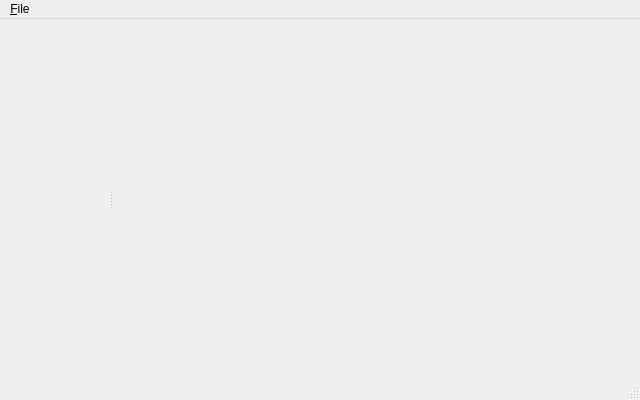
<?xml version="1.0" encoding="UTF-8"?>
<ui version="4.0">
 <author>Miroslav Bendík</author>
 <class>MainWindow</class>
 <widget class="QMainWindow" name="MainWindow">
  <property name="geometry">
   <rect>
    <x>0</x>
    <y>0</y>
    <width>640</width>
    <height>400</height>
   </rect>
  </property>
  <property name="windowTitle">
   <string>Boinc gui</string>
  </property>
  <widget class="QWidget" name="centralwidget">
   <layout class="QGridLayout" name="gridLayout">
    <item row="0" column="0">
     <widget class="QSplitter" name="splitter">
      <property name="orientation">
       <enum>Qt::Horizontal</enum>
      </property>
      <widget class="ui_AdvancedNS::BoincTree" name="boincTree" native="true">
       <property name="sizePolicy">
        <sizepolicy hsizetype="Expanding" vsizetype="Expanding">
         <horstretch>0</horstretch>
         <verstretch>0</verstretch>
        </sizepolicy>
       </property>
      </widget>
      <widget class="QStackedWidget" name="stackedWidget">
       <property name="sizePolicy">
        <sizepolicy hsizetype="Preferred" vsizetype="Preferred">
         <horstretch>1</horstretch>
         <verstretch>0</verstretch>
        </sizepolicy>
       </property>
      </widget>
     </widget>
    </item>
   </layout>
  </widget>
  <widget class="QMenuBar" name="menubar">
   <property name="geometry">
    <rect>
     <x>0</x>
     <y>0</y>
     <width>640</width>
     <height>15</height>
    </rect>
   </property>
   <widget class="QMenu" name="menu_File">
    <property name="title">
     <string>&amp;File</string>
    </property>
    <addaction name="actionAddClient"/>
    <addaction name="actionRemoveClient"/>
    <addaction name="separator"/>
    <addaction name="actionQuit"/>
   </widget>
   <addaction name="menu_File"/>
  </widget>
  <widget class="QStatusBar" name="statusbar"/>
  <action name="actionAddClient">
   <property name="icon">
    <iconset resource="../resources.qrc">
     <normaloff>:/icons/16x16/actions/tab-new.png</normaloff>:/icons/16x16/actions/tab-new.png</iconset>
   </property>
   <property name="text">
    <string>&amp;Add client</string>
   </property>
  </action>
  <action name="actionRemoveClient">
   <property name="icon">
    <iconset resource="../resources.qrc">
     <normaloff>:/icons/16x16/actions/tab-close.png</normaloff>:/icons/16x16/actions/tab-close.png</iconset>
   </property>
   <property name="text">
    <string>&amp;Remove client</string>
   </property>
  </action>
  <action name="actionQuit">
   <property name="icon">
    <iconset resource="../resources.qrc">
     <normaloff>:/icons/16x16/actions/application-exit.png</normaloff>:/icons/16x16/actions/application-exit.png</iconset>
   </property>
   <property name="text">
    <string>Quit</string>
   </property>
   <property name="shortcut">
    <string>Ctrl+Q</string>
   </property>
  </action>
 </widget>
 <customwidgets>
  <customwidget>
   <class>ui_AdvancedNS::BoincTree</class>
   <extends>QWidget</extends>
   <header>ui_Advanced/BoincTree.h</header>
   <container>1</container>
  </customwidget>
 </customwidgets>
 <resources>
  <include location="../resources.qrc"/>
 </resources>
 <connections>
  <connection>
   <sender>actionQuit</sender>
   <signal>triggered()</signal>
   <receiver>MainWindow</receiver>
   <slot>close()</slot>
   <hints>
    <hint type="sourcelabel">
     <x>-1</x>
     <y>-1</y>
    </hint>
    <hint type="destinationlabel">
     <x>319</x>
     <y>199</y>
    </hint>
   </hints>
  </connection>
 </connections>
</ui>
